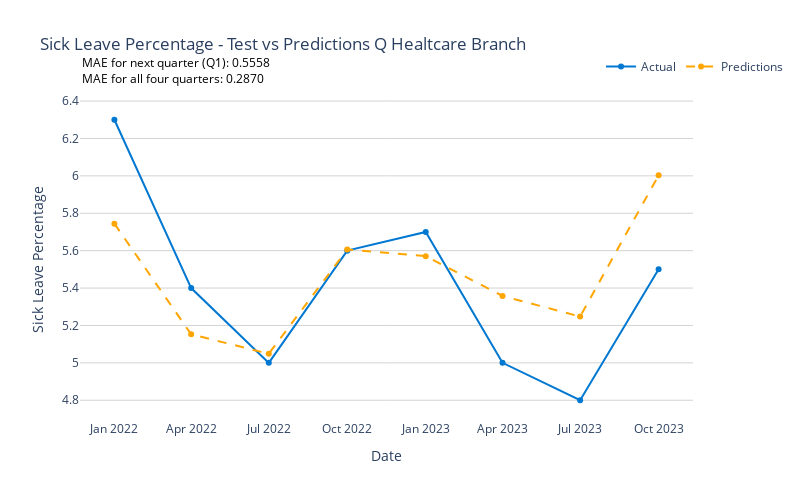

The cell this chart's notebook holds for it:
### Code cell
# Calculate MAE for all four quarters
mae_value = mean_absolute_error(test['sick_leave_percentage'], predictions)
print(f'MAE for all four quarters: {mae_value}')

# Calculate MAE for the next quarter (Q1)
mae_q1 = mean_absolute_error(test['sick_leave_percentage'].iloc[:1], predictions.iloc[:1])
print(f'MAE for the next quarter (Q1): {mae_q1}')

# Create a Plotly figure
fig = go.Figure()

# Add actual sick leave percentage line (test data)
fig.add_trace(go.Scatter(
    x=test.index,
    y=test['sick_leave_percentage'],
    mode='lines+markers',
    name='Actual',
    line=dict(color='#0078d2', width=2)
))

# Add predictions line
fig.add_trace(go.Scatter(
    x=test.index,
    y=predictions,
    mode='lines+markers',
    name='Predictions',
    line=dict(color='orange', width=2, dash='dash')
))

# Add MAE values as text annotations
fig.add_annotation(
    xref="paper", yref="paper", x=0.00, y=1.10, showarrow=False,
    text=f"MAE for all four quarters: {mae_value:.4f}",
    font=dict(size=12, color="black")
)

fig.add_annotation(
    xref="paper", yref="paper", x=0.00, y=1.15, showarrow=False,
    text=f"MAE for next quarter (Q1): {mae_q1:.4f}",
    font=dict(size=12, color="black")
)

# Customize layout
fig.update_layout(
    title='Sick Leave Percentage - Test vs Predictions Q Healtcare Branch',
    xaxis_title='Date',
    yaxis_title='Sick Leave Percentage',
    plot_bgcolor='white',
    xaxis=dict(showgrid=False),
    yaxis=dict(showgrid=True, gridcolor='lightgrey'),
    legend=dict(x=0.85, y=1.15, orientation="h"),
    width=800, height=500
)

# Save the plot as a JPEG file
fig.write_image("Sick_leave_predict_sari.jpeg")

# Save the plot as an HTML file
fig.write_html("Sick_leave_predict_sari.html")

# Show plot
fig.show()

### Figure 1 — Plotly figure (JSON) as saved in the notebook; plotly's stock layout.template omitted (floating-point values rounded to 4 significant figures)
{"data": [{"line": {"color": "#0078d2", "width": 2}, "mode": "lines+markers", "name": "Actual", "type": "scatter", "x": ["2022-01-01T00:00:00", "2022-04-01T00:00:00", "2022-07-01T00:00:00", "2022-10-01T00:00:00", "2023-01-01T00:00:00", "2023-04-01T00:00:00", "2023-07-01T00:00:00", "2023-10-01T00:00:00"], "y": [6.3, 5.4, 5, 5.6, 5.7, 5, 4.8, 5.5]}, {"line": {"color": "orange", "dash": "dash", "width": 2}, "mode": "lines+markers", "name": "Predictions", "type": "scatter", "x": ["2022-01-01T00:00:00", "2022-04-01T00:00:00", "2022-07-01T00:00:00", "2022-10-01T00:00:00", "2023-01-01T00:00:00", "2023-04-01T00:00:00", "2023-07-01T00:00:00", "2023-10-01T00:00:00"], "y": [5.744, 5.153, 5.049, 5.606, 5.57, 5.358, 5.248, 6.003]}], "layout": {"annotations": [{"font": {"color": "black", "size": 12}, "showarrow": false, "text": "MAE for all four quarters: 0.2870", "x": 0, "xref": "paper", "y": 1.1, "yref": "paper"}, {"font": {"color": "black", "size": 12}, "showarrow": false, "text": "MAE for next quarter (Q1): 0.5558", "x": 0, "xref": "paper", "y": 1.15, "yref": "paper"}], "height": 500, "legend": {"orientation": "h", "x": 0.85, "y": 1.15}, "plot_bgcolor": "white", "title": {"text": "Sick Leave Percentage - Test vs Predictions Q Healtcare Branch"}, "width": 800, "xaxis": {"showgrid": false, "title": {"text": "Date"}}, "yaxis": {"gridcolor": "lightgrey", "showgrid": true, "title": {"text": "Sick Leave Percentage"}}}}
